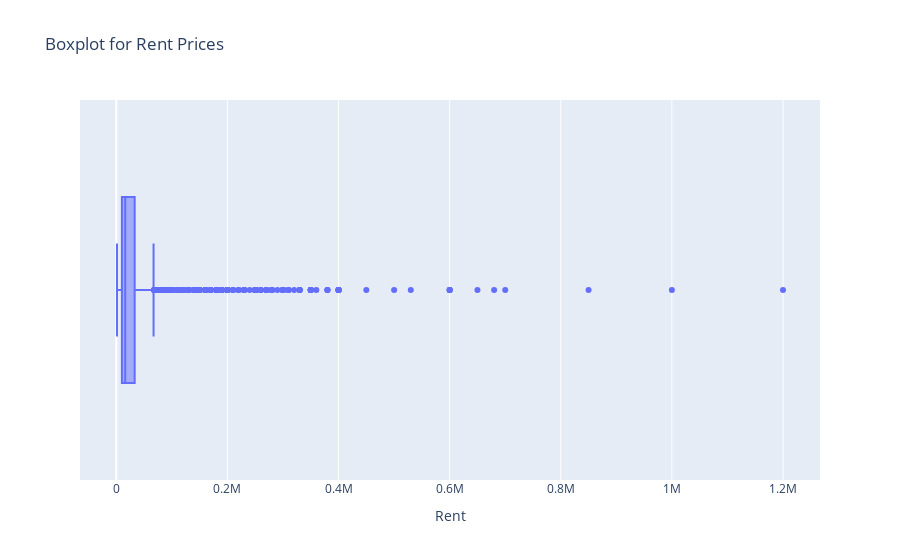

The notebook cell saved with this chart:
### Code cell
dados.drop([1837], axis=0, inplace=True)

fig = px.box(dados, x="Rent",title='Boxplot for Rent Prices')
fig.show()

### Figure 1 — Plotly figure (JSON) as saved in the notebook; plotly's stock layout.template omitted (floating-point values rounded to 4 significant figures; data arrays with more than 128 entries replaced by an {"elided": "..."} marker saying what was removed)
{"data": [{"alignmentgroup": "True", "hovertemplate": "Rent=%{x}<extra></extra>", "legendgroup": "", "marker": {"color": "#636efa"}, "name": "", "notched": false, "offsetgroup": "", "orientation": "h", "showlegend": false, "type": "box", "x": {"elided": "4745 int values"}, "x0": " ", "xaxis": "x", "y0": " ", "yaxis": "y"}], "layout": {"boxmode": "group", "legend": {"tracegroupgap": 0}, "title": {"text": "Boxplot for Rent Prices"}, "xaxis": {"anchor": "y", "domain": [0, 1], "title": {"text": "Rent"}}, "yaxis": {"anchor": "x", "domain": [0, 1]}}}
